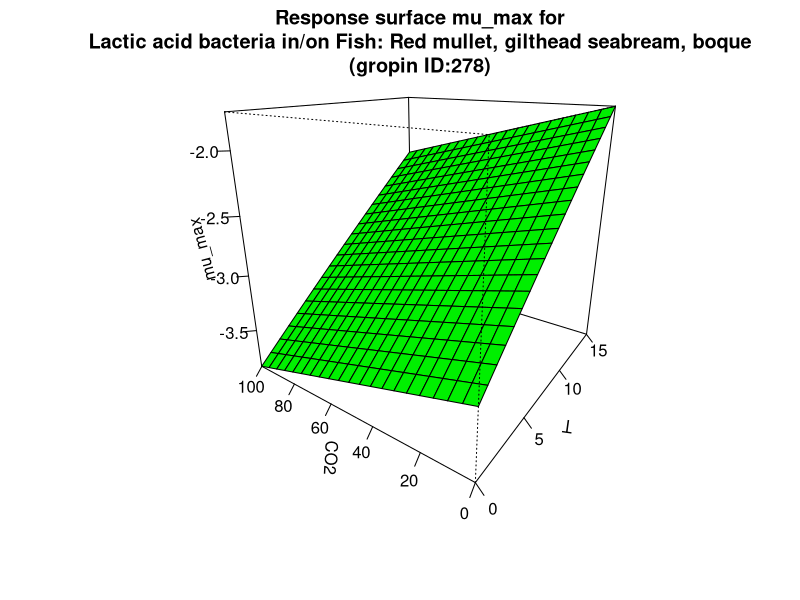

Source code (R):
#############################
# start of Parameter script
#############################
T <- seq(0,15.015,length.out=21)
CO2 <- seq(0,100.1,length.out=21)
#############################
# end of Parameter script
#############################
############################# 
# start of Model script Gropin ID 278 
#############################
 
# constant coefficients for this model
mref <- 0.0378
dco2 <- 0.00576
Ea <- 67.5
 
variables <- data.frame(T,CO2)
argumentsPar <- expand.grid(variables)
 
# heart of the model
response_surface <- function(T,CO2) {
   mumax <-(log(mref)-(dco2*CO2)+(Ea/0.00831)*((1/273)-(1/(T+273))))

return(mumax=mumax)
} 

# output parameters
mumax <- cbind(argumentsPar,response_surface(argumentsPar['T'],argumentsPar['CO2']))
colnames(mumax) <- c(colnames(argumentsPar),'mumax')
#############################
# End of Model script
#############################
############################# 
# start of Visualisation script Gropin ID 278 
#############################
persp(T,CO2,matrix(unlist(mumax$mumax),nrow=21),col = 'green',xlab='T',ylab='CO2',zlab='mu_max',main='Response surface mu_max for
Lactic acid bacteria in/on Fish: Red mullet, gilthead seabream, boque
(gropin ID:278)',theta=305,phi=20,shade=0.25,ticktype = 'detailed')
#############################
# End of Visualisation script
#############################
